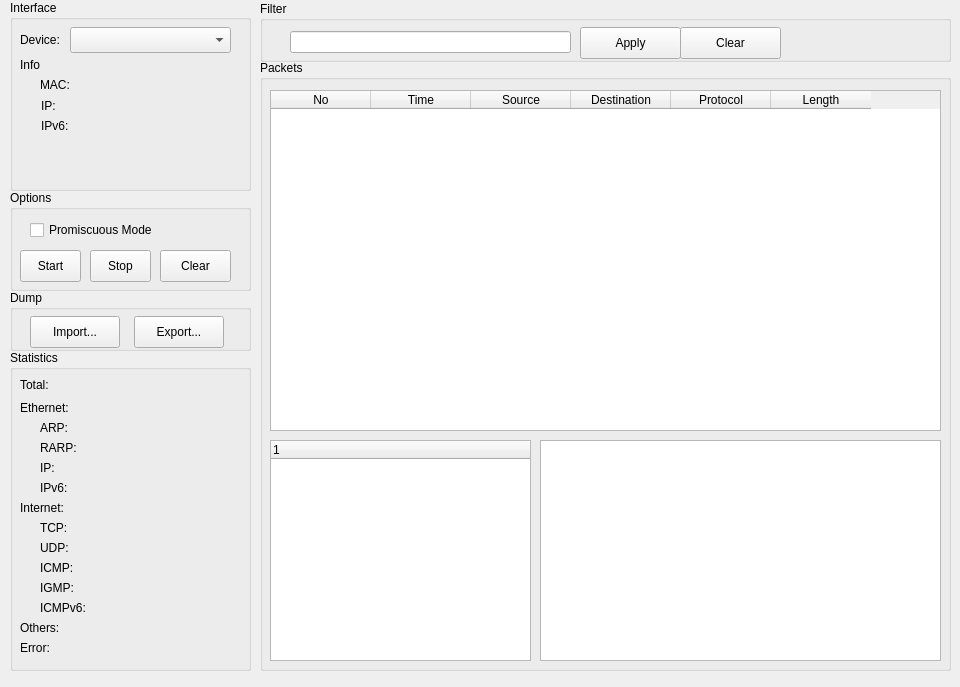
<?xml version="1.0" encoding="UTF-8"?>
<ui version="4.0">
 <class>MainWindow</class>
 <widget class="QMainWindow" name="MainWindow">
  <property name="geometry">
   <rect>
    <x>0</x>
    <y>0</y>
    <width>960</width>
    <height>687</height>
   </rect>
  </property>
  <property name="windowTitle">
   <string>QSniffer</string>
  </property>
  <widget class="QWidget" name="centralWidget">
   <widget class="QGroupBox" name="pktGroupBox">
    <property name="geometry">
     <rect>
      <x>260</x>
      <y>60</y>
      <width>691</width>
      <height>611</height>
     </rect>
    </property>
    <property name="title">
     <string>Packets</string>
    </property>
    <widget class="QTableWidget" name="pktTableWidget">
     <property name="geometry">
      <rect>
       <x>10</x>
       <y>30</y>
       <width>671</width>
       <height>341</height>
      </rect>
     </property>
     <property name="sizePolicy">
      <sizepolicy hsizetype="Expanding" vsizetype="Expanding">
       <horstretch>0</horstretch>
       <verstretch>0</verstretch>
      </sizepolicy>
     </property>
     <property name="rowCount">
      <number>0</number>
     </property>
     <attribute name="horizontalHeaderVisible">
      <bool>true</bool>
     </attribute>
     <attribute name="horizontalHeaderCascadingSectionResizes">
      <bool>false</bool>
     </attribute>
     <attribute name="verticalHeaderVisible">
      <bool>false</bool>
     </attribute>
     <column>
      <property name="text">
       <string>No</string>
      </property>
     </column>
     <column>
      <property name="text">
       <string>Time</string>
      </property>
     </column>
     <column>
      <property name="text">
       <string>Source</string>
      </property>
     </column>
     <column>
      <property name="text">
       <string>Destination</string>
      </property>
     </column>
     <column>
      <property name="text">
       <string>Protocol</string>
      </property>
     </column>
     <column>
      <property name="text">
       <string>Length</string>
      </property>
     </column>
    </widget>
    <widget class="QTreeWidget" name="pktTreeWidget">
     <property name="geometry">
      <rect>
       <x>10</x>
       <y>380</y>
       <width>261</width>
       <height>221</height>
      </rect>
     </property>
     <column>
      <property name="text">
       <string notr="true">1</string>
      </property>
     </column>
    </widget>
    <widget class="QTextBrowser" name="pktTextBrowser">
     <property name="geometry">
      <rect>
       <x>280</x>
       <y>380</y>
       <width>401</width>
       <height>221</height>
      </rect>
     </property>
    </widget>
   </widget>
   <widget class="QGroupBox" name="filterGroupBox">
    <property name="geometry">
     <rect>
      <x>260</x>
      <y>1</y>
      <width>691</width>
      <height>61</height>
     </rect>
    </property>
    <property name="title">
     <string>Filter</string>
    </property>
    <widget class="QLineEdit" name="filterLineEdit">
     <property name="geometry">
      <rect>
       <x>30</x>
       <y>30</y>
       <width>281</width>
       <height>22</height>
      </rect>
     </property>
    </widget>
    <widget class="QPushButton" name="filterApplyButton">
     <property name="geometry">
      <rect>
       <x>320</x>
       <y>26</y>
       <width>101</width>
       <height>32</height>
      </rect>
     </property>
     <property name="text">
      <string>Apply</string>
     </property>
    </widget>
    <widget class="QPushButton" name="filterClearButton">
     <property name="geometry">
      <rect>
       <x>420</x>
       <y>26</y>
       <width>101</width>
       <height>32</height>
      </rect>
     </property>
     <property name="text">
      <string>Clear</string>
     </property>
    </widget>
    <widget class="QLabel" name="filterMsgLable">
     <property name="geometry">
      <rect>
       <x>530</x>
       <y>32</y>
       <width>141</width>
       <height>16</height>
      </rect>
     </property>
     <property name="text">
      <string/>
     </property>
    </widget>
   </widget>
   <widget class="QGroupBox" name="devGroupBox">
    <property name="geometry">
     <rect>
      <x>10</x>
      <y>0</y>
      <width>241</width>
      <height>191</height>
     </rect>
    </property>
    <property name="title">
     <string>Interface</string>
    </property>
    <widget class="QLabel" name="devLabel">
     <property name="geometry">
      <rect>
       <x>10</x>
       <y>30</y>
       <width>51</width>
       <height>20</height>
      </rect>
     </property>
     <property name="text">
      <string>Device:</string>
     </property>
    </widget>
    <widget class="QComboBox" name="devComboBox">
     <property name="geometry">
      <rect>
       <x>60</x>
       <y>27</y>
       <width>161</width>
       <height>26</height>
      </rect>
     </property>
    </widget>
    <widget class="QLabel" name="descLabel">
     <property name="geometry">
      <rect>
       <x>10</x>
       <y>57</y>
       <width>81</width>
       <height>16</height>
      </rect>
     </property>
     <property name="text">
      <string>Info</string>
     </property>
    </widget>
    <widget class="QLabel" name="macLabel">
     <property name="geometry">
      <rect>
       <x>30</x>
       <y>77</y>
       <width>34</width>
       <height>16</height>
      </rect>
     </property>
     <property name="text">
      <string>MAC: </string>
     </property>
    </widget>
    <widget class="QLabel" name="macContentLabel">
     <property name="geometry">
      <rect>
       <x>72</x>
       <y>77</y>
       <width>150</width>
       <height>16</height>
      </rect>
     </property>
     <property name="text">
      <string/>
     </property>
    </widget>
    <widget class="QLabel" name="ipAddrLabel">
     <property name="geometry">
      <rect>
       <x>31</x>
       <y>98</y>
       <width>21</width>
       <height>16</height>
      </rect>
     </property>
     <property name="text">
      <string>IP:</string>
     </property>
    </widget>
    <widget class="QLabel" name="ipAddressLabel">
     <property name="geometry">
      <rect>
       <x>72</x>
       <y>98</y>
       <width>150</width>
       <height>16</height>
      </rect>
     </property>
     <property name="text">
      <string/>
     </property>
    </widget>
    <widget class="QLabel" name="ipv6AddrLabel">
     <property name="geometry">
      <rect>
       <x>31</x>
       <y>118</y>
       <width>31</width>
       <height>16</height>
      </rect>
     </property>
     <property name="text">
      <string>IPv6:</string>
     </property>
    </widget>
    <widget class="QLabel" name="ipv6Address1Label">
     <property name="geometry">
      <rect>
       <x>72</x>
       <y>118</y>
       <width>150</width>
       <height>16</height>
      </rect>
     </property>
     <property name="text">
      <string/>
     </property>
    </widget>
    <widget class="QLabel" name="ipv6Address2Label">
     <property name="geometry">
      <rect>
       <x>72</x>
       <y>139</y>
       <width>150</width>
       <height>16</height>
      </rect>
     </property>
     <property name="text">
      <string/>
     </property>
    </widget>
    <widget class="QLabel" name="ipv6Address3Label">
     <property name="geometry">
      <rect>
       <x>72</x>
       <y>159</y>
       <width>150</width>
       <height>16</height>
      </rect>
     </property>
     <property name="text">
      <string/>
     </property>
    </widget>
   </widget>
   <widget class="QGroupBox" name="optGroupBox">
    <property name="geometry">
     <rect>
      <x>10</x>
      <y>190</y>
      <width>241</width>
      <height>101</height>
     </rect>
    </property>
    <property name="title">
     <string>Options</string>
    </property>
    <widget class="QCheckBox" name="promisCheckBox">
     <property name="geometry">
      <rect>
       <x>20</x>
       <y>30</y>
       <width>151</width>
       <height>20</height>
      </rect>
     </property>
     <property name="text">
      <string>Promiscuous Mode</string>
     </property>
    </widget>
    <widget class="QPushButton" name="stopButton">
     <property name="geometry">
      <rect>
       <x>80</x>
       <y>60</y>
       <width>61</width>
       <height>32</height>
      </rect>
     </property>
     <property name="text">
      <string>Stop</string>
     </property>
    </widget>
    <widget class="QPushButton" name="startButton">
     <property name="geometry">
      <rect>
       <x>10</x>
       <y>60</y>
       <width>61</width>
       <height>32</height>
      </rect>
     </property>
     <property name="text">
      <string>Start</string>
     </property>
    </widget>
    <widget class="QPushButton" name="clearButton">
     <property name="geometry">
      <rect>
       <x>150</x>
       <y>60</y>
       <width>71</width>
       <height>32</height>
      </rect>
     </property>
     <property name="text">
      <string>Clear</string>
     </property>
    </widget>
   </widget>
   <widget class="QGroupBox" name="statGroupBox">
    <property name="geometry">
     <rect>
      <x>10</x>
      <y>350</y>
      <width>241</width>
      <height>321</height>
     </rect>
    </property>
    <property name="title">
     <string>Statistics</string>
    </property>
    <widget class="QLabel" name="totalLabel">
     <property name="geometry">
      <rect>
       <x>10</x>
       <y>27</y>
       <width>41</width>
       <height>16</height>
      </rect>
     </property>
     <property name="text">
      <string>Total: </string>
     </property>
    </widget>
    <widget class="QLabel" name="totalCountLabel">
     <property name="geometry">
      <rect>
       <x>70</x>
       <y>26</y>
       <width>61</width>
       <height>20</height>
      </rect>
     </property>
     <property name="text">
      <string/>
     </property>
    </widget>
    <widget class="QLabel" name="ethernetLabel">
     <property name="geometry">
      <rect>
       <x>10</x>
       <y>50</y>
       <width>62</width>
       <height>16</height>
      </rect>
     </property>
     <property name="text">
      <string>Ethernet:</string>
     </property>
    </widget>
    <widget class="QLabel" name="arpLabel">
     <property name="geometry">
      <rect>
       <x>30</x>
       <y>70</y>
       <width>31</width>
       <height>16</height>
      </rect>
     </property>
     <property name="text">
      <string>ARP: </string>
     </property>
    </widget>
    <widget class="QLabel" name="arpCountLabel">
     <property name="geometry">
      <rect>
       <x>70</x>
       <y>70</y>
       <width>62</width>
       <height>16</height>
      </rect>
     </property>
     <property name="text">
      <string/>
     </property>
    </widget>
    <widget class="QLabel" name="rarpCountLabel">
     <property name="geometry">
      <rect>
       <x>80</x>
       <y>90</y>
       <width>62</width>
       <height>16</height>
      </rect>
     </property>
     <property name="text">
      <string/>
     </property>
    </widget>
    <widget class="QLabel" name="rarpLabel">
     <property name="geometry">
      <rect>
       <x>30</x>
       <y>90</y>
       <width>41</width>
       <height>16</height>
      </rect>
     </property>
     <property name="text">
      <string>RARP: </string>
     </property>
    </widget>
    <widget class="QLabel" name="ipLabel_2">
     <property name="geometry">
      <rect>
       <x>30</x>
       <y>110</y>
       <width>21</width>
       <height>16</height>
      </rect>
     </property>
     <property name="text">
      <string>IP: </string>
     </property>
    </widget>
    <widget class="QLabel" name="ipCountLabel">
     <property name="geometry">
      <rect>
       <x>60</x>
       <y>110</y>
       <width>62</width>
       <height>16</height>
      </rect>
     </property>
     <property name="text">
      <string/>
     </property>
    </widget>
    <widget class="QLabel" name="ipv6Label_2">
     <property name="geometry">
      <rect>
       <x>30</x>
       <y>130</y>
       <width>35</width>
       <height>16</height>
      </rect>
     </property>
     <property name="text">
      <string>IPv6: </string>
     </property>
    </widget>
    <widget class="QLabel" name="ipv6CountLabel">
     <property name="geometry">
      <rect>
       <x>70</x>
       <y>130</y>
       <width>62</width>
       <height>16</height>
      </rect>
     </property>
     <property name="text">
      <string/>
     </property>
    </widget>
    <widget class="QLabel" name="internetLabel">
     <property name="geometry">
      <rect>
       <x>10</x>
       <y>150</y>
       <width>62</width>
       <height>16</height>
      </rect>
     </property>
     <property name="text">
      <string>Internet:</string>
     </property>
    </widget>
    <widget class="QLabel" name="tcpLabel">
     <property name="geometry">
      <rect>
       <x>30</x>
       <y>170</y>
       <width>31</width>
       <height>16</height>
      </rect>
     </property>
     <property name="text">
      <string>TCP: </string>
     </property>
    </widget>
    <widget class="QLabel" name="tcpCountLabel">
     <property name="geometry">
      <rect>
       <x>70</x>
       <y>170</y>
       <width>62</width>
       <height>16</height>
      </rect>
     </property>
     <property name="text">
      <string/>
     </property>
    </widget>
    <widget class="QLabel" name="udpLabel">
     <property name="geometry">
      <rect>
       <x>30</x>
       <y>190</y>
       <width>33</width>
       <height>16</height>
      </rect>
     </property>
     <property name="text">
      <string>UDP: </string>
     </property>
    </widget>
    <widget class="QLabel" name="udpCountLabel">
     <property name="geometry">
      <rect>
       <x>70</x>
       <y>190</y>
       <width>62</width>
       <height>16</height>
      </rect>
     </property>
     <property name="text">
      <string/>
     </property>
    </widget>
    <widget class="QLabel" name="icmpLabel">
     <property name="geometry">
      <rect>
       <x>30</x>
       <y>210</y>
       <width>41</width>
       <height>16</height>
      </rect>
     </property>
     <property name="text">
      <string>ICMP: </string>
     </property>
    </widget>
    <widget class="QLabel" name="icmpCountLabel">
     <property name="geometry">
      <rect>
       <x>80</x>
       <y>210</y>
       <width>62</width>
       <height>16</height>
      </rect>
     </property>
     <property name="text">
      <string/>
     </property>
    </widget>
    <widget class="QLabel" name="igmpCountLabel">
     <property name="geometry">
      <rect>
       <x>80</x>
       <y>230</y>
       <width>62</width>
       <height>16</height>
      </rect>
     </property>
     <property name="text">
      <string/>
     </property>
    </widget>
    <widget class="QLabel" name="igmpLabel">
     <property name="geometry">
      <rect>
       <x>30</x>
       <y>230</y>
       <width>41</width>
       <height>16</height>
      </rect>
     </property>
     <property name="text">
      <string>IGMP: </string>
     </property>
    </widget>
    <widget class="QLabel" name="othersLabel">
     <property name="geometry">
      <rect>
       <x>10</x>
       <y>270</y>
       <width>51</width>
       <height>16</height>
      </rect>
     </property>
     <property name="text">
      <string>Others: </string>
     </property>
    </widget>
    <widget class="QLabel" name="othersCountLabel">
     <property name="geometry">
      <rect>
       <x>70</x>
       <y>270</y>
       <width>61</width>
       <height>20</height>
      </rect>
     </property>
     <property name="text">
      <string/>
     </property>
    </widget>
    <widget class="QLabel" name="icmpv6Label">
     <property name="geometry">
      <rect>
       <x>30</x>
       <y>250</y>
       <width>51</width>
       <height>16</height>
      </rect>
     </property>
     <property name="text">
      <string>ICMPv6: </string>
     </property>
    </widget>
    <widget class="QLabel" name="icmpv6CountLabel">
     <property name="geometry">
      <rect>
       <x>90</x>
       <y>250</y>
       <width>62</width>
       <height>16</height>
      </rect>
     </property>
     <property name="text">
      <string/>
     </property>
    </widget>
    <widget class="QLabel" name="errorCountLabel">
     <property name="geometry">
      <rect>
       <x>60</x>
       <y>290</y>
       <width>61</width>
       <height>20</height>
      </rect>
     </property>
     <property name="text">
      <string/>
     </property>
    </widget>
    <widget class="QLabel" name="errorLabel">
     <property name="geometry">
      <rect>
       <x>10</x>
       <y>290</y>
       <width>51</width>
       <height>16</height>
      </rect>
     </property>
     <property name="text">
      <string>Error: </string>
     </property>
    </widget>
   </widget>
   <widget class="QGroupBox" name="dumpGroupBox">
    <property name="geometry">
     <rect>
      <x>10</x>
      <y>290</y>
      <width>241</width>
      <height>61</height>
     </rect>
    </property>
    <property name="title">
     <string>Dump</string>
    </property>
    <widget class="QPushButton" name="importButton">
     <property name="geometry">
      <rect>
       <x>20</x>
       <y>26</y>
       <width>90</width>
       <height>32</height>
      </rect>
     </property>
     <property name="text">
      <string>Import...</string>
     </property>
    </widget>
    <widget class="QPushButton" name="exportButton">
     <property name="geometry">
      <rect>
       <x>124</x>
       <y>26</y>
       <width>90</width>
       <height>32</height>
      </rect>
     </property>
     <property name="text">
      <string>Export...</string>
     </property>
    </widget>
   </widget>
  </widget>
 </widget>
 <resources/>
 <connections/>
</ui>
